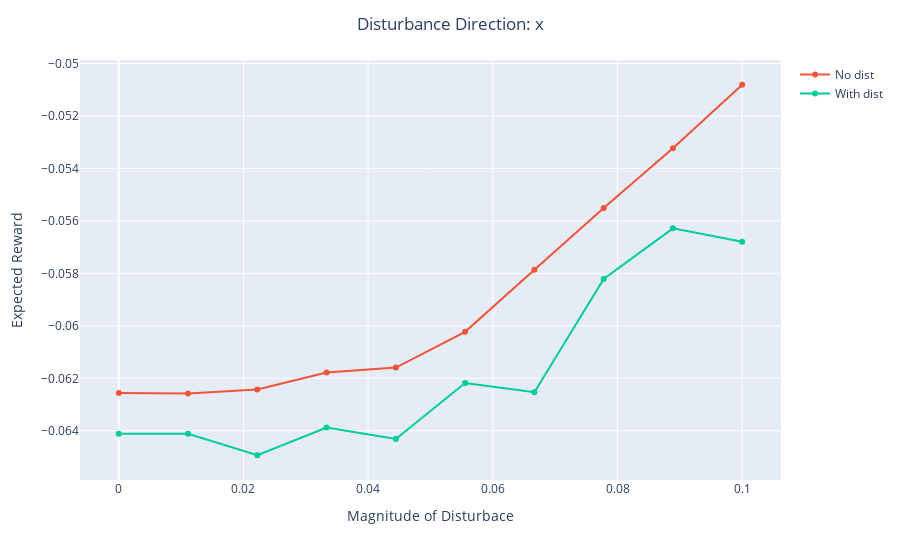
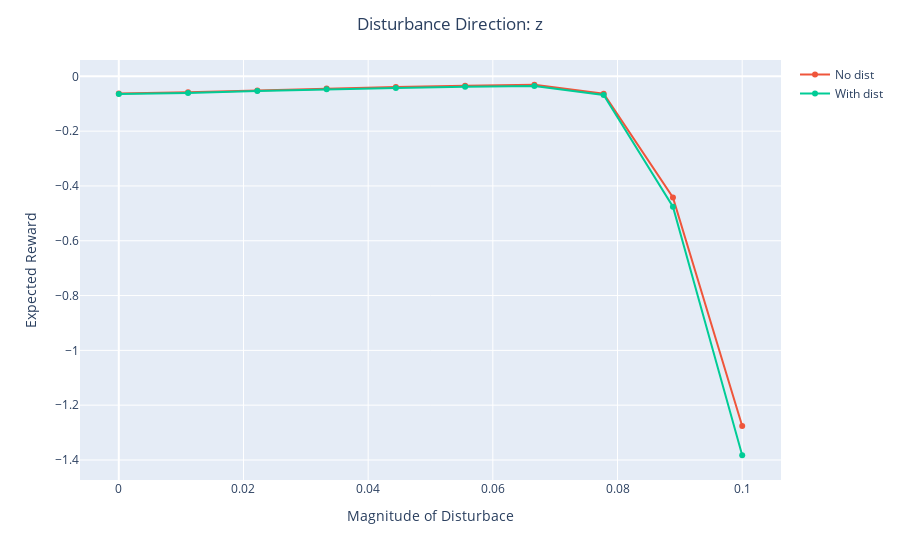
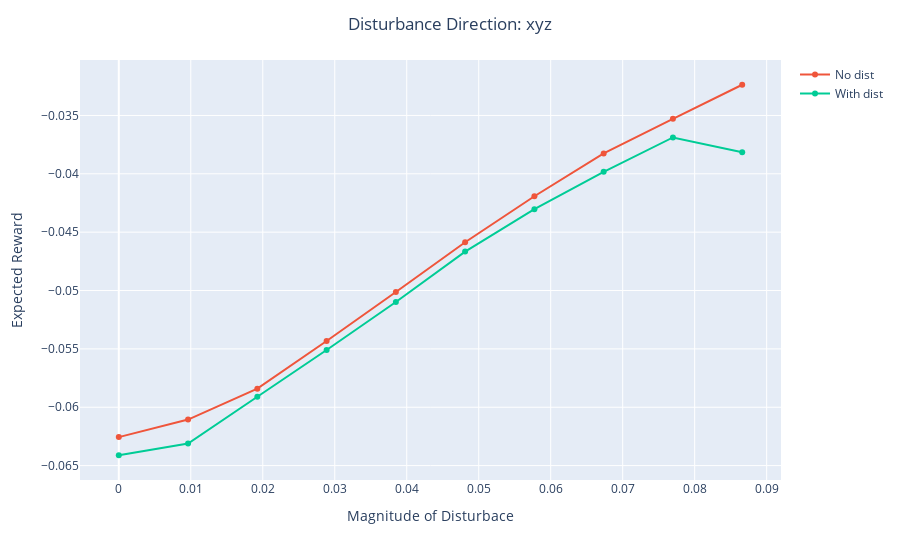

Notebook code cell kept with these figures, in order:
### Code cell
for dir in dist_dirs:
    fig = px.line()
    fig.update_layout(
        title_text=f"Disturbance Direction: {dir}",
        title_xanchor="center",
        title_x=0.5,
        xaxis_title="Magnitude of Disturbace",
        yaxis_title="Expected Reward",
    )
    temp_df = df_no_dist[df_no_dist.dir == dir]
    fig.add_scatter(x=temp_df.dist_mag, y=temp_df.mean_step_reward, name="No dist")
    temp_df = df_dist[df_dist.dir == dir]
    fig.add_scatter(x=temp_df.dist_mag, y=temp_df.mean_step_reward, name="With dist")
    fig.show()

### Figure 1 — Plotly figure (JSON) as saved in the notebook; plotly's stock layout.template omitted (floating-point values rounded to 4 significant figures)
{"data": [{"hovertemplate": "<extra></extra>", "legendgroup": "", "line": {"color": "#636efa", "dash": "solid"}, "marker": {"symbol": "circle"}, "mode": "lines", "name": "", "orientation": "v", "showlegend": false, "type": "scatter", "xaxis": "x", "yaxis": "y"}, {"name": "No dist", "type": "scatter", "x": [0, 0.01111, 0.02222, 0.03333, 0.04444, 0.05556, 0.06667, 0.07778, 0.08889, 0.1], "y": [-0.06256, -0.06258, -0.06243, -0.06178, -0.06159, -0.06023, -0.05786, -0.05551, -0.05323, -0.05081]}, {"name": "With dist", "type": "scatter", "x": [0, 0.01111, 0.02222, 0.03333, 0.04444, 0.05556, 0.06667, 0.07778, 0.08889, 0.1], "y": [-0.06411, -0.06411, -0.06493, -0.06387, -0.06432, -0.06218, -0.06253, -0.05821, -0.05628, -0.05679]}], "layout": {"legend": {"tracegroupgap": 0}, "margin": {"t": 60}, "title": {"text": "Disturbance Direction: x", "x": 0.5, "xanchor": "center"}, "xaxis": {"anchor": "y", "domain": [0, 1], "title": {"text": "Magnitude of Disturbace"}}, "yaxis": {"anchor": "x", "domain": [0, 1], "title": {"text": "Expected Reward"}}}}

### Figure 2 — Plotly figure (JSON) as saved in the notebook; plotly's stock layout.template omitted (floating-point values rounded to 4 significant figures)
{"data": [{"hovertemplate": "<extra></extra>", "legendgroup": "", "line": {"color": "#636efa", "dash": "solid"}, "marker": {"symbol": "circle"}, "mode": "lines", "name": "", "orientation": "v", "showlegend": false, "type": "scatter", "xaxis": "x", "yaxis": "y"}, {"name": "No dist", "type": "scatter", "x": [0, 0.01111, 0.02222, 0.03333, 0.04444, 0.05556, 0.06667, 0.07778, 0.08889, 0.1], "y": [-0.06256, -0.05846, -0.05119, -0.04453, -0.03893, -0.03439, -0.03065, -0.06312, -0.4418, -1.276]}, {"name": "With dist", "type": "scatter", "x": [0, 0.01111, 0.02222, 0.03333, 0.04444, 0.05556, 0.06667, 0.07778, 0.08889, 0.1], "y": [-0.06411, -0.06068, -0.05352, -0.04718, -0.04209, -0.03776, -0.03485, -0.0682, -0.4754, -1.383]}], "layout": {"legend": {"tracegroupgap": 0}, "margin": {"t": 60}, "title": {"text": "Disturbance Direction: z", "x": 0.5, "xanchor": "center"}, "xaxis": {"anchor": "y", "domain": [0, 1], "title": {"text": "Magnitude of Disturbace"}}, "yaxis": {"anchor": "x", "domain": [0, 1], "title": {"text": "Expected Reward"}}}}

### Figure 3 — Plotly figure (JSON) as saved in the notebook; plotly's stock layout.template omitted (floating-point values rounded to 4 significant figures)
{"data": [{"hovertemplate": "<extra></extra>", "legendgroup": "", "line": {"color": "#636efa", "dash": "solid"}, "marker": {"symbol": "circle"}, "mode": "lines", "name": "", "orientation": "v", "showlegend": false, "type": "scatter", "xaxis": "x", "yaxis": "y"}, {"name": "No dist", "type": "scatter", "x": [0, 0.009623, 0.01925, 0.02887, 0.03849, 0.04811, 0.05774, 0.06736, 0.07698, 0.0866], "y": [-0.06256, -0.06106, -0.05841, -0.05432, -0.05013, -0.04586, -0.04192, -0.03825, -0.03528, -0.03237]}, {"name": "With dist", "type": "scatter", "x": [0, 0.009623, 0.01925, 0.02887, 0.03849, 0.04811, 0.05774, 0.06736, 0.07698, 0.0866], "y": [-0.06411, -0.0631, -0.0591, -0.0551, -0.05099, -0.04666, -0.04303, -0.03983, -0.03689, -0.03815]}], "layout": {"legend": {"tracegroupgap": 0}, "margin": {"t": 60}, "title": {"text": "Disturbance Direction: xyz", "x": 0.5, "xanchor": "center"}, "xaxis": {"anchor": "y", "domain": [0, 1], "title": {"text": "Magnitude of Disturbace"}}, "yaxis": {"anchor": "x", "domain": [0, 1], "title": {"text": "Expected Reward"}}}}
